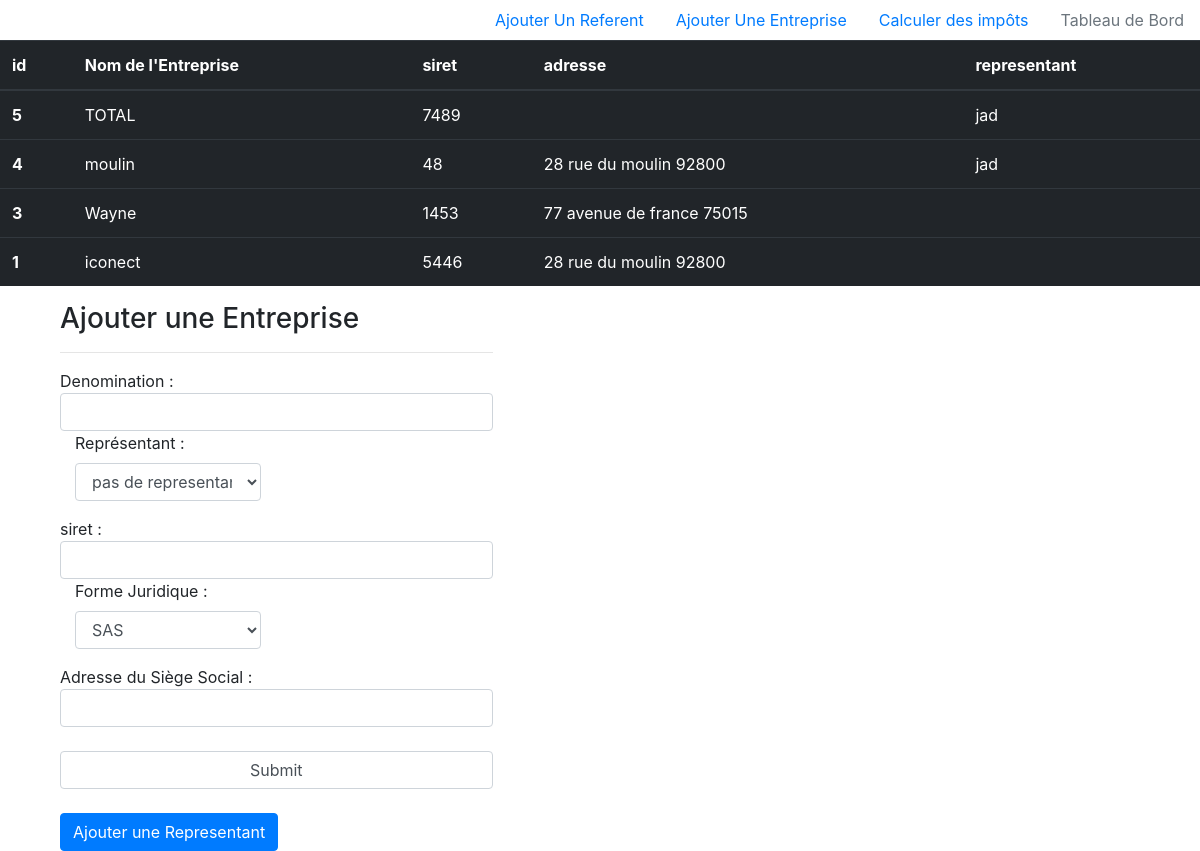
Screenshot of /index.php?controller=Entreprise&action=index with the database file from the repository.
### tables this page shows
CREATE TABLE IF NOT EXISTS `entreprises` (
  `id` int(11) NOT NULL AUTO_INCREMENT,
  `siret` int(11) NOT NULL,
  `nom` varchar(255) NOT NULL,
  `representant` varchar(255) NOT NULL,
  `id_denomination` int(255) NOT NULL,
  `adresse` varchar(255) NOT NULL,
  PRIMARY KEY (`id`),
  UNIQUE KEY `nom` (`nom`),
  KEY `FK_denomination` (`id_denomination`)
);

### core/ControllerBase.php (called while the page is built, shortened)
<?php
class ControllerBase {
     public function __construct() {
         require_once 'EntitesBase.php';
     }
     public function view($vue,$data){
         require_once 'core/HelperView.php';
         $helper = new HelperView();
         require_once 'view/'.$vue.'View.php';
     }
}

### controller/EntrepriseController.php (called while the page is built, shortened)
<?php
class EntrepriseController extends ControllerBase {
    public function index(){
        $denominationsDAO = new DenominationDAO();
        $entreprisesDAO = new EntreprisesDAO();
        $utilisateurDAO = new UsersDAO();
        $allusers = $utilisateurDAO->getAll();
        $allDenominations = $denominationsDAO->getAll();
        $allEntreprises = $entreprisesDAO->getAll();
        $this->view("entreprise", array(
            "allDenominations" =>$allDenominations,
            "allEntreprises" => $allEntreprises,
            "allUsers"      =>$allusers
        ));
    }
}

### index.php (called while the page is built, shortened)
<?php
require_once 'core/ControllerBase.php';
require_once 'core/ControlleurFrontal.php';
if(isset($_GET["controller"])){
    $controllerObj = ControlleurFrontal::chargerControlleur($_GET["controller"]);
}else {
    $controllerObj = ControlleurFrontal::chargerControlleur(CONTROLLER_DEFAULT);
}
ControlleurFrontal::lancerAction($controllerObj);

### model/EntreprisesDAO.php (called while the page is built, shortened)
<?php
class EntreprisesDAO extends EntitesBase {
    function __construct() {
        $table="entreprises";
    }
}

### core/Connexion.php (called while the page is built, shortened)
<?php
class Connexion
{
    static $instance;
    public static function getInstance() {
        if(is_null(self::$instance)){
            self::$instance = self::connecter();
        }
        return self::$instance;
    }
    private static function connecter() {
        try{
            $bdd =  new PDO('mysql:host='.DB_HOST.';dbname='.DB_BASE.';charset=UTF8', DB_USER, DB_PASS);
            $bdd->setAttribute(PDO::ATTR_DEFAULT_FETCH_MODE, PDO::FETCH_ASSOC);
            return $bdd;
        }catch (Exception $exception){
            echo $exception->getMessage();
            exit(-1);
        }
    }
}

### core/EntitesBase.php (called while the page is built, shortened)
<?php
class EntitesBase {
    private $table;
    private $db;
    public function __construct($table) {
        $this->table = (string) $table;
        require_once 'Connexion.php';
        $this->db= Connexion::getInstance();
    }
    public function bd(){
        return $this->db;
    }
    public function getAll(){
        $query = "SELECT * FROM $this->table ORDER BY id DESC";
        $stmt=$this->bd()->prepare($query);
        $stmt->execute();
        if($stmt->errorCode()==self::ERROR_CODE){
            $reponse = array();
            while($row = $stmt->fetchObject()){
                $reponse[]=$row;
            }
            return $reponse;
        }else {
            return "code d'erreur getAll :".$stmt->errorCode();
        }
    }
}

### core/HelperView.php (called while the page is built)
<?php
class HelperView {
    public function url($controlleur=CONTROLLER_DEFAULT,$action=ACTION_DEFAUT){
        $urlString ="index.php?controller=".$controlleur."&action=".$action;
        return $urlString;
    }
}

### model/DenominationDAO.php (called while the page is built, shortened)
<?php
class DenominationDAO extends EntitesBase{
    function __construct() {
        $table="denominations";
    }
}

### view/entrepriseView.php (the view, shortened to what this page needs)
<!DOCTYPE HTML>
<html lang="">
    <head>
        <link href="https://stackpath.bootstrapcdn.com/bootstrap/4.1.3/css/bootstrap.min.css" rel="stylesheet">
    </head>
    <body>
<?php include 'navbar.php'; ?>
        <table class="table table-dark">
          <thead>
            <tr>
              <th scope="col">id</th>
              <th scope="col">Nom de l'Entreprise</th>
              <th scope="col">siret</th>
              <th scope="col">adresse</th>
              <th scope="col">representant</th>
            </tr>
          </thead>
          <tbody>
            <?php
            $tbody="";
            foreach ($allEntreprises as $entreprise) {
                $tbody.="<tr>\r\n";
                $tbody.="<th scope='row'>".$entreprise->id."</th>";
                $tbody.="<td>".$entreprise->nom."</td>";
                $tbody.="<td>".$entreprise->siret."</td>";
                $tbody.="<td>".$entreprise->adresse."</td>";
                $tbody.="<td>".$entreprise->representant."</td>";
                $tbody.="</th>";
                $tbody.="</tr>\r\n";
            }
            echo $tbody;
            ?>
          </tbody>
        </table>
        <div class="container">
        <form action="<?php echo $helper->url("entreprise","create") ?>" method="post" class="col-lg-5">
            <h3>Ajouter une Entreprise</h3>
            <hr>
            Denomination : <input type="text" name="nom" class="form-control"/>
            <div class="form-group col-md-6">
                <label for="nom">Représentant :</label>
                <select id="autoEntreprise" name="representant" class="form-control">
                <?php
                    echo "<option value='indefini'>pas de representant </option>";
                ?>
                </select>
            </div>
            siret : <input type="number" name="siret"  pattern="[0-9]{13}"
                           class="form-control" required="true"/>
            <div class="form-group col-md-6">
                <label for="autoEntreprise">Forme Juridique :</label>
                <select id="denomination" name="denomination" class="form-control">
                <?php
                    foreach ($allDenominations as $denomination){
                        echo "<option value='".$denomination->id."' >".$denomination->nom."</option>";
                    }
                ?>
                </select>
            </div>
            Adresse du Siège Social :<input id="adresse" type="text" name="adresse" class="form-control"/>
            <br>
            <input type="submit" name="ajouter" class="form-control " />
            <br/>
            <a href="index.php?controller=User&action=index" class="btn btn-primary">Ajouter une Representant </a>
        </form>
        </div>
    </body>
</html>

### rows the page displays
entreprises: id "5", nom "TOTAL", siret "7489", representant "jad"
entreprises: id "4", nom "moulin", siret "48", adresse "28 rue du moulin 92800", representant "jad"
entreprises: id "3", nom "Wayne", siret "1453", adresse "77 avenue de france 75015"
entreprises: id "1", nom "iconect", siret "5446", adresse "28 rue du moulin 92800"

### other values shown
form field denomination "SAS"
